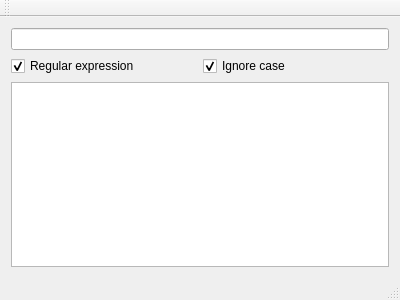
<?xml version="1.0" encoding="UTF-8"?>
<ui version="4.0">
 <class>MainWindow</class>
 <widget class="QMainWindow" name="MainWindow">
  <property name="geometry">
   <rect>
    <x>0</x>
    <y>0</y>
    <width>400</width>
    <height>300</height>
   </rect>
  </property>
  <property name="windowTitle">
   <string>MainWindow</string>
  </property>
  <widget class="QWidget" name="centralWidget">
   <layout class="QGridLayout" name="gridLayout">
    <item row="2" column="0">
     <widget class="QCheckBox" name="checkBoxRegex">
      <property name="text">
       <string>Regular expression</string>
      </property>
      <property name="checked">
       <bool>true</bool>
      </property>
     </widget>
    </item>
    <item row="2" column="1">
     <widget class="QCheckBox" name="checkBoxIgnoreCase">
      <property name="text">
       <string>Ignore case</string>
      </property>
      <property name="checked">
       <bool>true</bool>
      </property>
     </widget>
    </item>
    <item row="4" column="0" colspan="2">
     <widget class="QPlainTextEdit" name="plainTextEdit">
      <property name="lineWrapMode">
       <enum>QPlainTextEdit::NoWrap</enum>
      </property>
     </widget>
    </item>
    <item row="0" column="0" colspan="2">
     <widget class="QLineEdit" name="lineEdit"/>
    </item>
   </layout>
  </widget>
  <widget class="QMenuBar" name="menuBar">
   <property name="geometry">
    <rect>
     <x>0</x>
     <y>0</y>
     <width>400</width>
     <height>24</height>
    </rect>
   </property>
  </widget>
  <widget class="QToolBar" name="mainToolBar">
   <attribute name="toolBarArea">
    <enum>TopToolBarArea</enum>
   </attribute>
   <attribute name="toolBarBreak">
    <bool>false</bool>
   </attribute>
  </widget>
  <widget class="QStatusBar" name="statusBar"/>
 </widget>
 <layoutdefault spacing="6" margin="11"/>
 <resources/>
 <connections/>
</ui>
